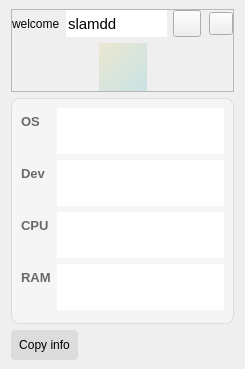
<?xml version="1.0" encoding="UTF-8"?>
<ui version="4.0">
 <class>UserInfoPopup</class>
 <widget class="QWidget" name="UserInfoPopup">
  <property name="geometry">
   <rect>
    <x>0</x>
    <y>0</y>
    <width>245</width>
    <height>369</height>
   </rect>
  </property>
  <property name="windowTitle">
   <string>User</string>
  </property>
  <layout class="QVBoxLayout" name="verticalLayout_2">
   <property name="topMargin">
    <number>9</number>
   </property>
   <property name="bottomMargin">
    <number>9</number>
   </property>
   <item>
    <widget class="QFrame" name="frame">
     <property name="frameShape">
      <enum>QFrame::StyledPanel</enum>
     </property>
     <property name="frameShadow">
      <enum>QFrame::Raised</enum>
     </property>
     <layout class="QVBoxLayout" name="verticalLayout">
      <property name="leftMargin">
       <number>0</number>
      </property>
      <property name="topMargin">
       <number>0</number>
      </property>
      <property name="rightMargin">
       <number>0</number>
      </property>
      <property name="bottomMargin">
       <number>0</number>
      </property>
      <item>
       <layout class="QHBoxLayout" name="horizontalLayout">
        <item>
         <widget class="QLabel" name="label">
          <property name="text">
           <string>welcome</string>
          </property>
         </widget>
        </item>
        <item>
         <widget class="QLineEdit" name="lineEditName">
          <property name="sizePolicy">
           <sizepolicy hsizetype="Preferred" vsizetype="Preferred">
            <horstretch>0</horstretch>
            <verstretch>0</verstretch>
           </sizepolicy>
          </property>
          <property name="minimumSize">
           <size>
            <width>0</width>
            <height>26</height>
           </size>
          </property>
          <property name="toolTip">
           <string>your name</string>
          </property>
          <property name="styleSheet">
           <string notr="true">QLineEdit{
border:none;
font-size:11pt;
}</string>
          </property>
          <property name="text">
           <string>slamdd</string>
          </property>
          <property name="frame">
           <bool>true</bool>
          </property>
          <property name="readOnly">
           <bool>true</bool>
          </property>
         </widget>
        </item>
        <item>
         <widget class="QToolButton" name="btnRename">
          <property name="text">
           <string/>
          </property>
          <property name="icon">
           <iconset resource="../resource.qrc">
            <normaloff>:/icons/resources/newIcons/quill_pen_48px.png</normaloff>:/icons/resources/newIcons/quill_pen_48px.png</iconset>
          </property>
          <property name="iconSize">
           <size>
            <width>20</width>
            <height>20</height>
           </size>
          </property>
         </widget>
        </item>
        <item>
         <spacer name="horizontalSpacer_2">
          <property name="orientation">
           <enum>Qt::Horizontal</enum>
          </property>
          <property name="sizeHint" stdset="0">
           <size>
            <width>40</width>
            <height>20</height>
           </size>
          </property>
         </spacer>
        </item>
        <item>
         <widget class="QToolButton" name="btnClose">
          <property name="toolTip">
           <string>close</string>
          </property>
          <property name="text">
           <string/>
          </property>
          <property name="icon">
           <iconset resource="../resource.qrc">
            <normaloff>:/icons/resources/imgs/general_close.png</normaloff>:/icons/resources/imgs/general_close.png</iconset>
          </property>
         </widget>
        </item>
       </layout>
      </item>
      <item>
       <layout class="QHBoxLayout" name="horizontalLayout_2">
        <item>
         <spacer name="horizontalSpacer_4">
          <property name="orientation">
           <enum>Qt::Horizontal</enum>
          </property>
          <property name="sizeHint" stdset="0">
           <size>
            <width>46</width>
            <height>20</height>
           </size>
          </property>
         </spacer>
        </item>
        <item>
         <widget class="QLabel" name="labelPic">
          <property name="minimumSize">
           <size>
            <width>48</width>
            <height>48</height>
           </size>
          </property>
          <property name="maximumSize">
           <size>
            <width>48</width>
            <height>48</height>
           </size>
          </property>
          <property name="styleSheet">
           <string notr="true">background-color: qlineargradient(spread:pad, x1:0, y1:0, x2:1, y2:1, stop:0 rgba(234,229,201, 0.8), stop:1 rgba(108,198,203, 0.3));</string>
          </property>
          <property name="text">
           <string/>
          </property>
          <property name="pixmap">
           <pixmap resource="../resource.qrc">:/icons/resources/newIcons/dragon_face_96px.png</pixmap>
          </property>
          <property name="scaledContents">
           <bool>true</bool>
          </property>
         </widget>
        </item>
        <item>
         <spacer name="horizontalSpacer_5">
          <property name="orientation">
           <enum>Qt::Horizontal</enum>
          </property>
          <property name="sizeHint" stdset="0">
           <size>
            <width>58</width>
            <height>20</height>
           </size>
          </property>
         </spacer>
        </item>
       </layout>
      </item>
     </layout>
    </widget>
   </item>
   <item>
    <widget class="QFrame" name="frame_2">
     <property name="styleSheet">
      <string notr="true">QFrame#frame_2{
border:1px solid #DCDCDC;
border-radius:8px;
background-color:#F5F5F5;
}
QLabel{
font-size:10pt;
font-weight:bold;
color:#696969;
}

QPlainTextEdit{
border:none;
}</string>
     </property>
     <property name="frameShape">
      <enum>QFrame::StyledPanel</enum>
     </property>
     <property name="frameShadow">
      <enum>QFrame::Raised</enum>
     </property>
     <layout class="QFormLayout" name="formLayout">
      <item row="0" column="0">
       <widget class="QLabel" name="label_2">
        <property name="styleSheet">
         <string notr="true"/>
        </property>
        <property name="text">
         <string>OS</string>
        </property>
       </widget>
      </item>
      <item row="0" column="1">
       <widget class="QPlainTextEdit" name="editOS">
        <property name="maximumSize">
         <size>
          <width>16777215</width>
          <height>46</height>
         </size>
        </property>
        <property name="readOnly">
         <bool>true</bool>
        </property>
       </widget>
      </item>
      <item row="1" column="0">
       <widget class="QLabel" name="label_3">
        <property name="text">
         <string>Dev</string>
        </property>
       </widget>
      </item>
      <item row="1" column="1">
       <widget class="QPlainTextEdit" name="editDevice">
        <property name="maximumSize">
         <size>
          <width>16777215</width>
          <height>46</height>
         </size>
        </property>
        <property name="readOnly">
         <bool>true</bool>
        </property>
       </widget>
      </item>
      <item row="2" column="0">
       <widget class="QLabel" name="label_5">
        <property name="text">
         <string>CPU</string>
        </property>
       </widget>
      </item>
      <item row="2" column="1">
       <widget class="QPlainTextEdit" name="editCPU">
        <property name="maximumSize">
         <size>
          <width>16777215</width>
          <height>46</height>
         </size>
        </property>
        <property name="readOnly">
         <bool>true</bool>
        </property>
       </widget>
      </item>
      <item row="3" column="0">
       <widget class="QLabel" name="label_4">
        <property name="text">
         <string>RAM</string>
        </property>
       </widget>
      </item>
      <item row="3" column="1">
       <widget class="QPlainTextEdit" name="editRAM">
        <property name="maximumSize">
         <size>
          <width>16777215</width>
          <height>46</height>
         </size>
        </property>
        <property name="readOnly">
         <bool>true</bool>
        </property>
       </widget>
      </item>
     </layout>
    </widget>
   </item>
   <item>
    <layout class="QHBoxLayout" name="horizontalLayout_4">
     <item>
      <widget class="QPushButton" name="btnCopyInfo">
       <property name="styleSheet">
        <string notr="true">QPushButton{
border-radius:4px;
border:none;
background-color: #DCDCDC;
padding:8px;
}
QPushButton:hover{
background-color: #DCDCDC;
}
</string>
       </property>
       <property name="text">
        <string>Copy info</string>
       </property>
      </widget>
     </item>
     <item>
      <spacer name="horizontalSpacer">
       <property name="orientation">
        <enum>Qt::Horizontal</enum>
       </property>
       <property name="sizeHint" stdset="0">
        <size>
         <width>228</width>
         <height>20</height>
        </size>
       </property>
      </spacer>
     </item>
    </layout>
   </item>
  </layout>
 </widget>
 <resources>
  <include location="../resource.qrc"/>
 </resources>
 <connections/>
</ui>
